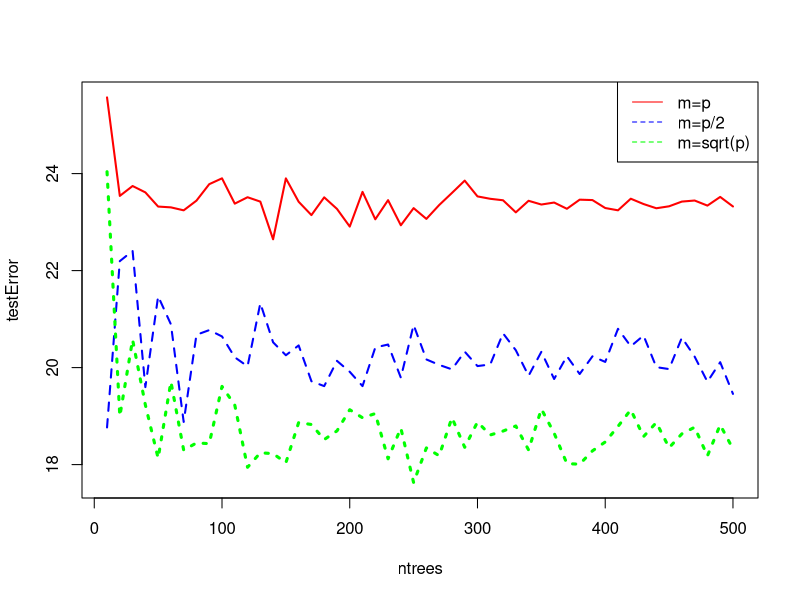
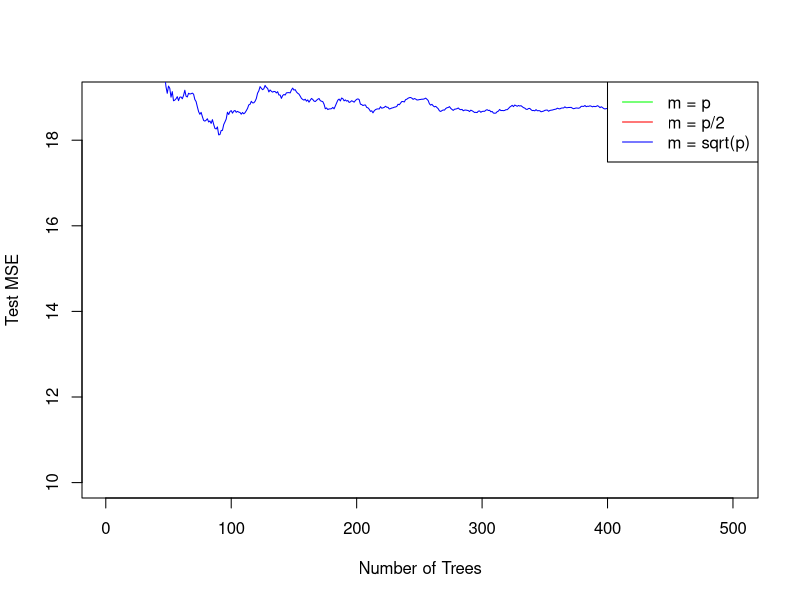

Write R code to recreate these figures, in order.
## ---- chunk 1
library(MASS)
library(randomForest)
attach(Boston)
data(Boston)

set.seed(1)
train = sample(nrow(Boston),nrow(Boston)/2)

ntrees = seq(10,500,by=10)
nvars = c(ncol(Boston)-1, ceiling((ncol(Boston)-1)/2), ceiling(sqrt(ncol(Boston)-1)))

testError = matrix(NA,ncol=3,nrow=50)
for(i in 1:length(nvars)){
   nv = nvars[i]
   for(j in 1:length(ntrees)){
      nt = ntrees[j]
      rf = randomForest(medv~.,data=Boston,subset=train,mtry=nv,ntree=nt)
      yhat = predict(rf,newdata=Boston[-train,])
      #print(paste(i,j))
      testError[j,i] = mean((yhat-Boston[-train,"medv"])^2)
   }
}

matplot(ntrees,testError,col=c("red","blue","green"),type="l",lwd=c(2,2,3))
legend("topright",legend=c("m=p", "m=p/2", paste0("m=",expression(sqrt(p)))), col=c("red","blue","green"),lty = c(1,2,2))
## ---- chunk 2
set.seed(1)
train <- sample(1:nrow(Boston), nrow(Boston) / 2)
Boston.train <- Boston[train, -14]
Boston.test <- Boston[-train, -14]
Y.train <- Boston[train, 14]
Y.test <- Boston[-train, 14]
rf.boston1 <- randomForest(Boston.train, y = Y.train, xtest = Boston.test, ytest = Y.test, mtry = ncol(Boston) - 1, ntree = 500)
rf.boston2 <- randomForest(Boston.train, y = Y.train, xtest = Boston.test, ytest = Y.test, mtry = (ncol(Boston) - 1) / 2, ntree = 500)
rf.boston3 <- randomForest(Boston.train, y = Y.train, xtest = Boston.test, ytest = Y.test, mtry = sqrt(ncol(Boston) - 1), ntree = 500)
plot(1:500, rf.boston1$test$mse, col = "green", type = "l", xlab = "Number of Trees", ylab = "Test MSE", ylim = c(10, 19))
lines(1:500, rf.boston2$test$mse, col = "red", type = "l")
lines(1:500, rf.boston3$test$mse, col = "blue", type = "l")
legend("topright", c("m = p", "m = p/2", "m = sqrt(p)"), col = c("green", "red", "blue"), cex = 1, lty = 1)
